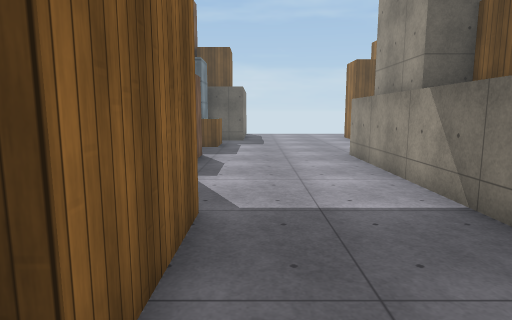
View 1 (above)

20 first-person views from a walk through a 3-D level made in the Unity game engine. The camera is 1.5 m above the floor, tilts 8° down and sees 75° across. The floor is counted in squares, 1 m on a side. Each view is taken from the middle of a square. On the plan, view 1 faces up. The plan holds only what a view shows up to about 15 squares ahead; the rest is blank. The place goes on beyond the plan. Surface patterns are stand-ins for the level's own textures.

View 2
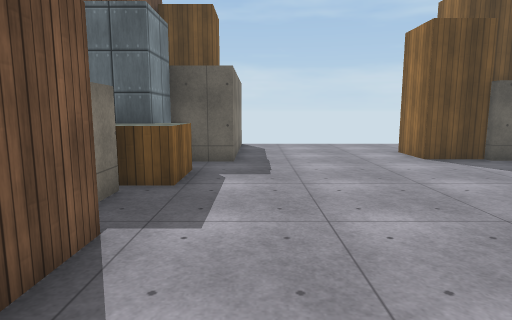

View 3
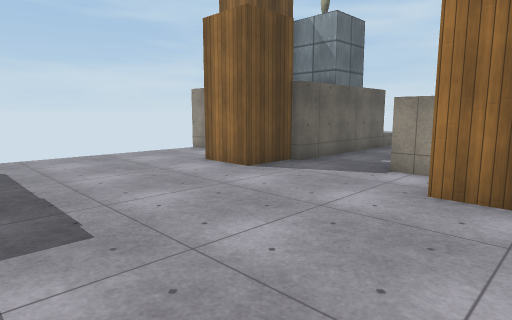

View 4
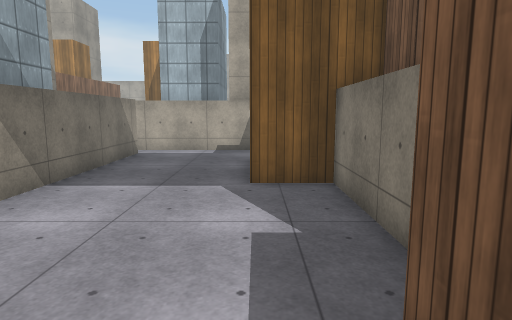

View 5
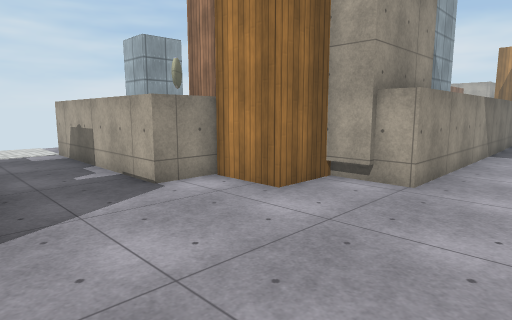

View 6
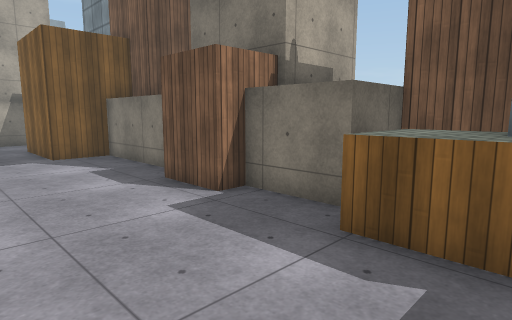

View 7
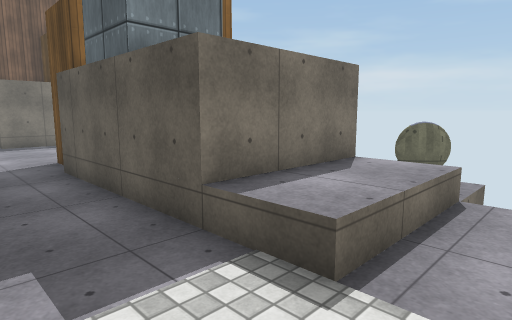

View 8
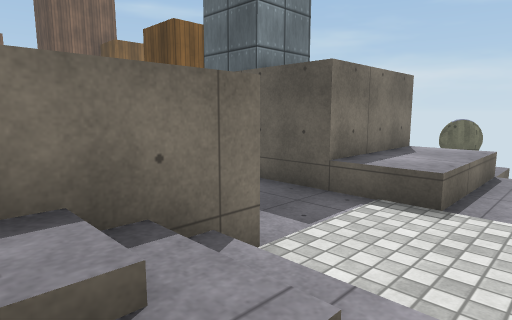

View 9
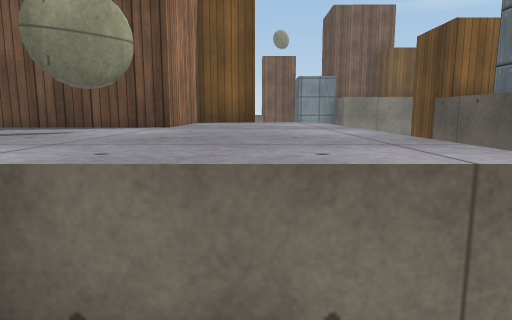

View 10
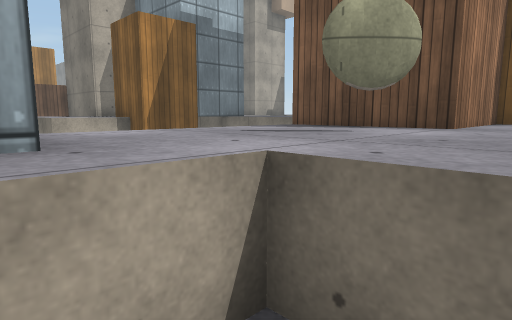

View 11
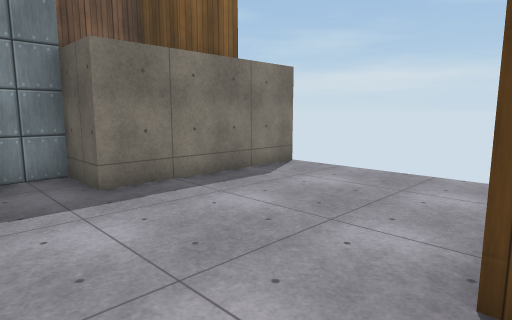

View 12
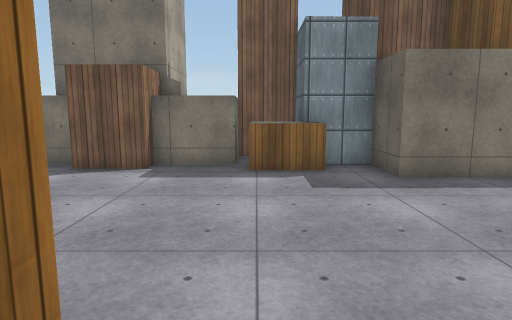

View 13
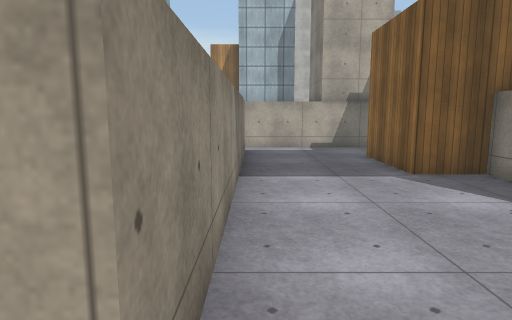

View 14
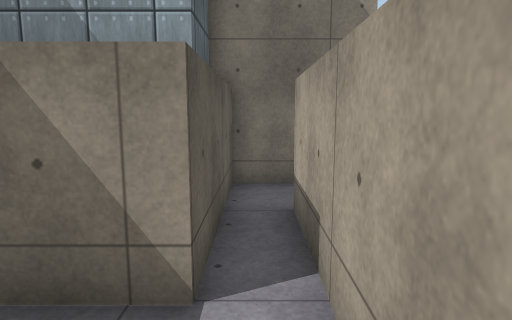

View 15
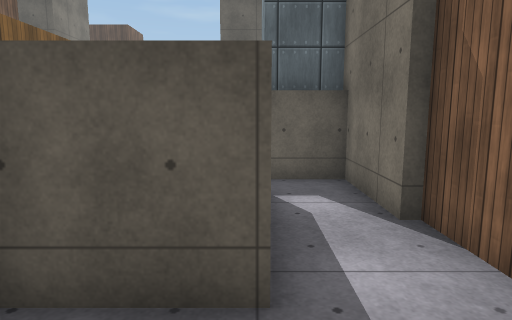

View 16
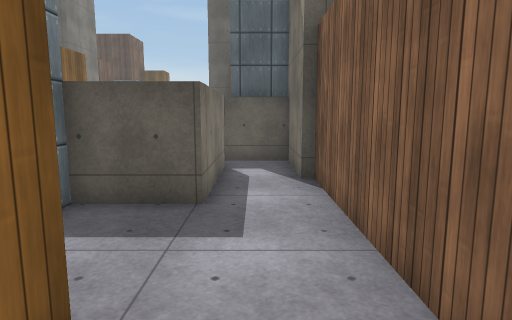

View 17
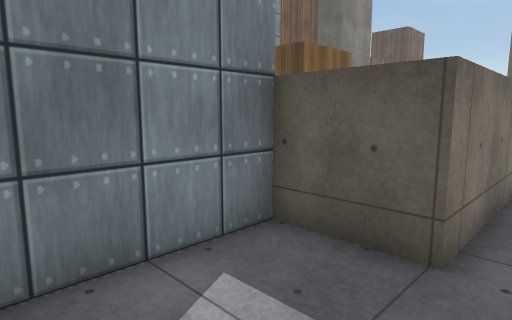

View 18
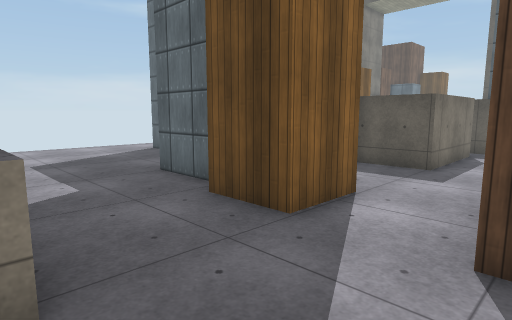

View 19
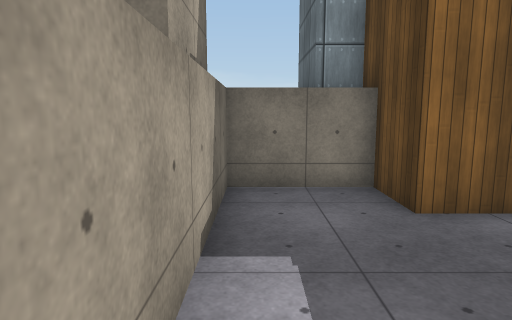

View 20
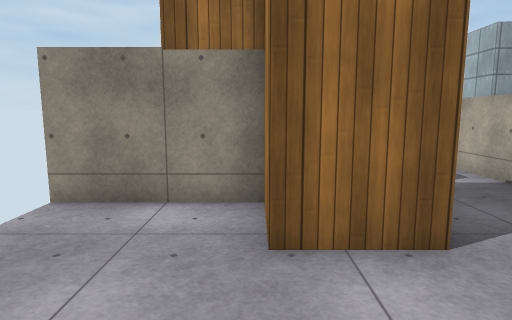

### Floor plan
Key: @ floor where view 1 was taken; # wall or solid block; . main floor; : floor 0.75 m higher than the main floor; / step, stairs or slope; ^ raised ledge.
Columns run from 6 left of view 1 to 17 right of it. Each row starts with its distance up from view 1.
 25               #
 24      #........#     ##
 23      #........#    ##.
 22      #........#    #^^.
 21      #......###    #^^.
 20      #......###    #^^..
 19      #......########^^..
 18    ###.................
 17    #^...................
 16  #^^^...................
 15  #.^^.........^^^^^^^///
 14  ###.......###^^^^^^^//
 13    #.......#  ^^^^^^^://
 12    ##.....##     ^^^^^^
 11    ##.....#      ^^^^^^
 10    ##.....#      ^^^^^
  9    #......#
  8    #......#
  7    #......#
  6    #......#
  5    ###....#  #
  4      #....#  # ###
  3      #....#  ##  ###
  2    ###....#
  1    #......#
  0    #..@...#####
 -1    #..........#
 -2    ##########.#
 -3             #.#
 -4             #.#
 -5           ###.#
 -6           #...#
 -7           #...#
 -8  .#       #...#
 -9 .....     ###.#
-10 .......#### #.#
-11 ..........###.##
-12 ................
-13 ...............
-14        .......
-15             ^  .

Where each view was taken, in squares from view 1:
view 1: 0 up, 0 right, facing up
view 2: 8 up, 0 right, facing up
view 3: 12 up, 1 left, facing up-right
view 4: 12 up, 1 left, facing down
view 5: 19 up, 1 right, facing down-right
view 6: 17 up, 2 right, facing down-left
view 7: 16 up, 17 right, facing up-left
view 8: 13 up, 17 right, facing up-left
view 9: 14 up, 16 right, facing left
view 10: 14 up, 16 right, facing down-left
view 11: 16 up, 6 right, facing up-left
view 12: 15 up, 7 right, facing left
view 13: 13 up, 3 right, facing down
view 14: 1 down, 1 right, facing right
view 15: 8 down, 6 right, facing up
view 16: 11 down, 7 right, facing up
view 17: 9 down, 7 right, facing up-left
view 18: 15 down, 9 right, facing up-left
view 19: 1 down, 4 right, facing left
view 20: 21 up, 2 right, facing right
